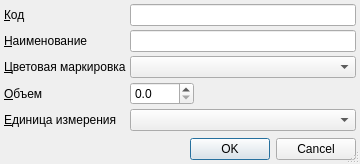
<?xml version="1.0" encoding="UTF-8"?>
<ui version="4.0">
 <class>RBContainerTypeEditor</class>
 <widget class="QDialog" name="RBContainerTypeEditor">
  <property name="geometry">
   <rect>
    <x>0</x>
    <y>0</y>
    <width>360</width>
    <height>164</height>
   </rect>
  </property>
  <property name="windowTitle">
   <string>Dialog</string>
  </property>
  <property name="sizeGripEnabled">
   <bool>true</bool>
  </property>
  <layout class="QGridLayout" name="gridLayout">
   <property name="margin">
    <number>4</number>
   </property>
   <property name="spacing">
    <number>4</number>
   </property>
   <item row="0" column="0">
    <widget class="QLabel" name="lblCode">
     <property name="text">
      <string>&amp;Код</string>
     </property>
     <property name="buddy">
      <cstring>edtCode</cstring>
     </property>
    </widget>
   </item>
   <item row="0" column="1">
    <widget class="QLineEdit" name="edtCode"/>
   </item>
   <item row="1" column="0">
    <widget class="QLabel" name="lblName">
     <property name="text">
      <string>&amp;Наименование</string>
     </property>
     <property name="buddy">
      <cstring>edtName</cstring>
     </property>
    </widget>
   </item>
   <item row="1" column="1">
    <widget class="QLineEdit" name="edtName"/>
   </item>
   <item row="2" column="0">
    <widget class="QLabel" name="lblColor">
     <property name="text">
      <string>&amp;Цветовая маркировка</string>
     </property>
     <property name="buddy">
      <cstring>cmbColor</cstring>
     </property>
    </widget>
   </item>
   <item row="2" column="1">
    <widget class="CColorComboBox" name="cmbColor"/>
   </item>
   <item row="3" column="0">
    <widget class="QLabel" name="lblAmount">
     <property name="text">
      <string>&amp;Объем</string>
     </property>
     <property name="buddy">
      <cstring>edtAmount</cstring>
     </property>
    </widget>
   </item>
   <item row="3" column="1">
    <widget class="QDoubleSpinBox" name="edtAmount">
     <property name="sizePolicy">
      <sizepolicy hsizetype="Maximum" vsizetype="Fixed">
       <horstretch>0</horstretch>
       <verstretch>0</verstretch>
      </sizepolicy>
     </property>
     <property name="decimals">
      <number>1</number>
     </property>
     <property name="maximum">
      <double>1000.000000000000000</double>
     </property>
    </widget>
   </item>
   <item row="4" column="0">
    <widget class="QLabel" name="lblUnit">
     <property name="text">
      <string>&amp;Единица измерения</string>
     </property>
     <property name="buddy">
      <cstring>cmbUnit</cstring>
     </property>
    </widget>
   </item>
   <item row="4" column="1">
    <widget class="CRBComboBox" name="cmbUnit"/>
   </item>
   <item row="6" column="0" colspan="2">
    <widget class="QDialogButtonBox" name="buttonBox">
     <property name="orientation">
      <enum>Qt::Horizontal</enum>
     </property>
     <property name="standardButtons">
      <set>QDialogButtonBox::Cancel|QDialogButtonBox::Ok</set>
     </property>
    </widget>
   </item>
   <item row="5" column="0" colspan="2">
    <spacer name="verticalSpacer">
     <property name="orientation">
      <enum>Qt::Vertical</enum>
     </property>
     <property name="sizeHint" stdset="0">
      <size>
       <width>20</width>
       <height>40</height>
      </size>
     </property>
    </spacer>
   </item>
  </layout>
 </widget>
 <customwidgets>
  <customwidget>
   <class>CRBComboBox</class>
   <extends>QComboBox</extends>
   <header>library/crbcombobox.h</header>
  </customwidget>
  <customwidget>
   <class>CColorComboBox</class>
   <extends>QComboBox</extends>
   <header>library/ColorEdit.h</header>
  </customwidget>
 </customwidgets>
 <resources/>
 <connections>
  <connection>
   <sender>buttonBox</sender>
   <signal>accepted()</signal>
   <receiver>RBContainerTypeEditor</receiver>
   <slot>accept()</slot>
   <hints>
    <hint type="sourcelabel">
     <x>248</x>
     <y>254</y>
    </hint>
    <hint type="destinationlabel">
     <x>157</x>
     <y>274</y>
    </hint>
   </hints>
  </connection>
  <connection>
   <sender>buttonBox</sender>
   <signal>rejected()</signal>
   <receiver>RBContainerTypeEditor</receiver>
   <slot>reject()</slot>
   <hints>
    <hint type="sourcelabel">
     <x>316</x>
     <y>260</y>
    </hint>
    <hint type="destinationlabel">
     <x>286</x>
     <y>274</y>
    </hint>
   </hints>
  </connection>
 </connections>
</ui>
